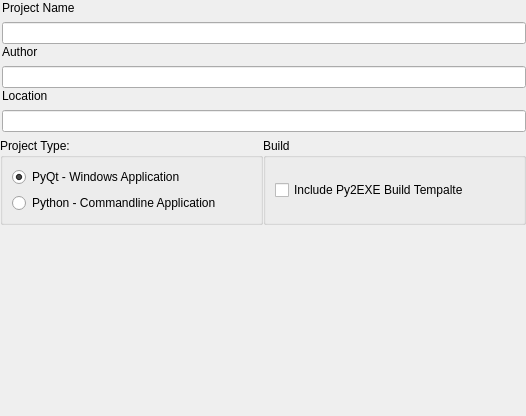
<?xml version="1.0" encoding="UTF-8"?>
<ui version="4.0">
 <class>form</class>
 <widget class="QWidget" name="form">
  <property name="geometry">
   <rect>
    <x>0</x>
    <y>0</y>
    <width>526</width>
    <height>416</height>
   </rect>
  </property>
  <property name="windowTitle">
   <string>Form</string>
  </property>
  <layout class="QGridLayout" name="gridLayout_2">
   <property name="leftMargin">
    <number>0</number>
   </property>
   <property name="topMargin">
    <number>0</number>
   </property>
   <property name="rightMargin">
    <number>0</number>
   </property>
   <property name="bottomMargin">
    <number>0</number>
   </property>
   <property name="spacing">
    <number>0</number>
   </property>
   <item row="1" column="0" colspan="2">
    <widget class="QWidget" name="widget_2" native="true">
     <layout class="QGridLayout" name="gridLayout_4">
      <property name="leftMargin">
       <number>2</number>
      </property>
      <property name="topMargin">
       <number>0</number>
      </property>
      <property name="rightMargin">
       <number>0</number>
      </property>
      <property name="bottomMargin">
       <number>0</number>
      </property>
      <item row="1" column="1">
       <widget class="QLineEdit" name="lineEdit_2"/>
      </item>
      <item row="0" column="1">
       <widget class="QLabel" name="label_2">
        <property name="minimumSize">
         <size>
          <width>121</width>
          <height>16</height>
         </size>
        </property>
        <property name="text">
         <string>Author</string>
        </property>
       </widget>
      </item>
     </layout>
    </widget>
   </item>
   <item row="4" column="0">
    <spacer name="verticalSpacer">
     <property name="orientation">
      <enum>Qt::Vertical</enum>
     </property>
     <property name="sizeHint" stdset="0">
      <size>
       <width>20</width>
       <height>40</height>
      </size>
     </property>
    </spacer>
   </item>
   <item row="3" column="0">
    <widget class="QGroupBox" name="groupBox">
     <property name="title">
      <string>Project Type:</string>
     </property>
     <layout class="QGridLayout" name="gridLayout_6">
      <item row="0" column="0">
       <widget class="QRadioButton" name="radioButton">
        <property name="text">
         <string>PyQt - Windows Application</string>
        </property>
        <property name="checked">
         <bool>true</bool>
        </property>
       </widget>
      </item>
      <item row="1" column="0">
       <widget class="QRadioButton" name="radioButton_2">
        <property name="text">
         <string>Python - Commandline Application</string>
        </property>
       </widget>
      </item>
     </layout>
    </widget>
   </item>
   <item row="3" column="1">
    <widget class="QGroupBox" name="groupBox_2">
     <property name="title">
      <string>Build</string>
     </property>
     <layout class="QGridLayout" name="gridLayout_7">
      <item row="0" column="0">
       <widget class="QCheckBox" name="checkBox">
        <property name="text">
         <string>Include Py2EXE Build Tempalte</string>
        </property>
       </widget>
      </item>
     </layout>
    </widget>
   </item>
   <item row="2" column="0" colspan="2">
    <widget class="QWidget" name="widget_3" native="true">
     <layout class="QGridLayout" name="gridLayout_5">
      <property name="leftMargin">
       <number>2</number>
      </property>
      <property name="topMargin">
       <number>0</number>
      </property>
      <property name="rightMargin">
       <number>0</number>
      </property>
      <property name="bottomMargin">
       <number>6</number>
      </property>
      <item row="0" column="1">
       <widget class="QLabel" name="label_3">
        <property name="minimumSize">
         <size>
          <width>121</width>
          <height>16</height>
         </size>
        </property>
        <property name="text">
         <string>Location</string>
        </property>
       </widget>
      </item>
      <item row="1" column="1">
       <widget class="QLineEdit" name="lineEdit_3"/>
      </item>
     </layout>
    </widget>
   </item>
   <item row="0" column="0" colspan="2">
    <widget class="QWidget" name="widget" native="true">
     <layout class="QGridLayout" name="gridLayout_3">
      <property name="leftMargin">
       <number>2</number>
      </property>
      <property name="topMargin">
       <number>0</number>
      </property>
      <property name="rightMargin">
       <number>0</number>
      </property>
      <property name="bottomMargin">
       <number>0</number>
      </property>
      <item row="1" column="1">
       <widget class="QLineEdit" name="lineEdit"/>
      </item>
      <item row="0" column="1">
       <widget class="QLabel" name="label">
        <property name="minimumSize">
         <size>
          <width>121</width>
          <height>16</height>
         </size>
        </property>
        <property name="text">
         <string>Project Name</string>
        </property>
       </widget>
      </item>
     </layout>
    </widget>
   </item>
  </layout>
 </widget>
 <resources/>
 <connections/>
</ui>
